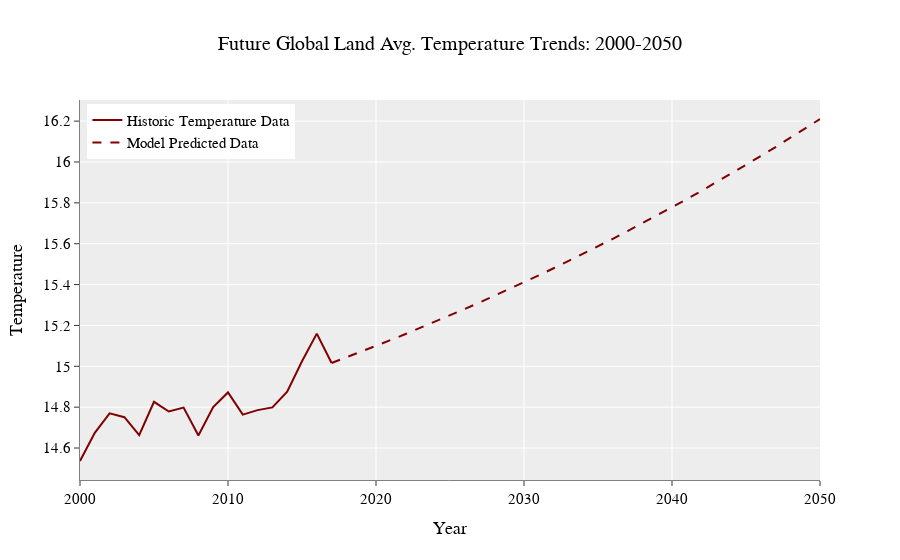

The notebook cell saved with this chart:
### Code cell
fig = go.Figure()
fig.update_layout(title="Future Global Land Avg. Temperature Trends: 2000-2050", title_font_size = 20,
                  font=dict( family="Courier New, monospace", size=15,color="#000000"),
                  template = "ggplot2", hovermode= 'closest', legend=dict(
    yanchor="top",
    y=0.99,
    xanchor="left",
    x=0.01
))
fig.update_xaxes(showline=True, linewidth=1, linecolor='gray', title = 'Year')
fig.update_yaxes(showline=True, linewidth=1, linecolor='gray', title = 'Temperature')

fig.add_trace(go.Scatter(x = X['Year'], y = Y['Temp'], mode = 'lines',
                         name = 'Historic Temperature Data', marker_color=red))
fig.add_trace(go.Scatter(x = datadf["Years"], y = aa, name = 'Model Predicted Data', line=dict(
                          color=red, dash='dash')))

#pio.write_image(fig, "images/fig10.png", width=5*200, height=2*200, scale=.75)
# fig.update_layout(title="Future Global Land Avg. Temperature <br>Trends: 2000-2035", title_font_size = 30,
#                   font=dict( family="Courier New, monospace", size=25,color="#000000"),
#                   template = "ggplot2", hovermode= 'closest', legend=dict(
#     yanchor="top",
#     y=0.99,
#     xanchor="left",
#     x=0.01
# ))
#pio.write_image(fig, "images/fig10poster.png", width=8.2*100, height=6.5*100, scale=.5)
fig

### Figure 1 — Plotly figure (JSON) as saved in the notebook; plotly's stock layout.template omitted (floating-point values rounded to 4 significant figures)
{"data": [{"marker": {"color": "rgb(128, 0, 0)"}, "mode": "lines", "name": "Historic Temperature Data", "type": "scatter", "x": [2000, 2001, 2002, 2003, 2004, 2005, 2006, 2007, 2008, 2009, 2010, 2011, 2012, 2013, 2014, 2015, 2016, 2017], "y": [14.54, 14.67, 14.77, 14.75, 14.66, 14.83, 14.78, 14.8, 14.66, 14.8, 14.87, 14.76, 14.79, 14.8, 14.88, 15.02, 15.16, 15.02]}, {"line": {"color": "rgb(128, 0, 0)", "dash": "dash"}, "name": "Model Predicted Data", "type": "scatter", "x": [2017, 2018, 2019, 2020, 2021, 2022, 2023, 2024, 2025, 2026, 2027, 2028, 2029, 2030, 2031, 2032, 2033, 2034, 2035, 2036, 2037, 2038, 2039, 2040, 2041, 2042, 2043, 2044, 2045, 2046, 2047, 2048, 2049, 2050], "y": [15.02, 15.04, 15.07, 15.1, 15.13, 15.16, 15.19, 15.22, 15.25, 15.28, 15.31, 15.34, 15.38, 15.41, 15.45, 15.48, 15.51, 15.55, 15.59, 15.62, 15.66, 15.7, 15.74, 15.78, 15.82, 15.86, 15.9, 15.94, 15.99, 16.03, 16.07, 16.12, 16.16, 16.21]}], "layout": {"font": {"color": "#000000", "family": "Courier New, monospace", "size": 15}, "hovermode": "closest", "legend": {"x": 0.01, "xanchor": "left", "y": 0.99, "yanchor": "top"}, "title": {"font": {"size": 20}, "text": "Future Global Land Avg. Temperature Trends: 2000-2050"}, "xaxis": {"linecolor": "gray", "linewidth": 1, "showline": true, "title": {"text": "Year"}}, "yaxis": {"linecolor": "gray", "linewidth": 1, "showline": true, "title": {"text": "Temperature"}}}}
